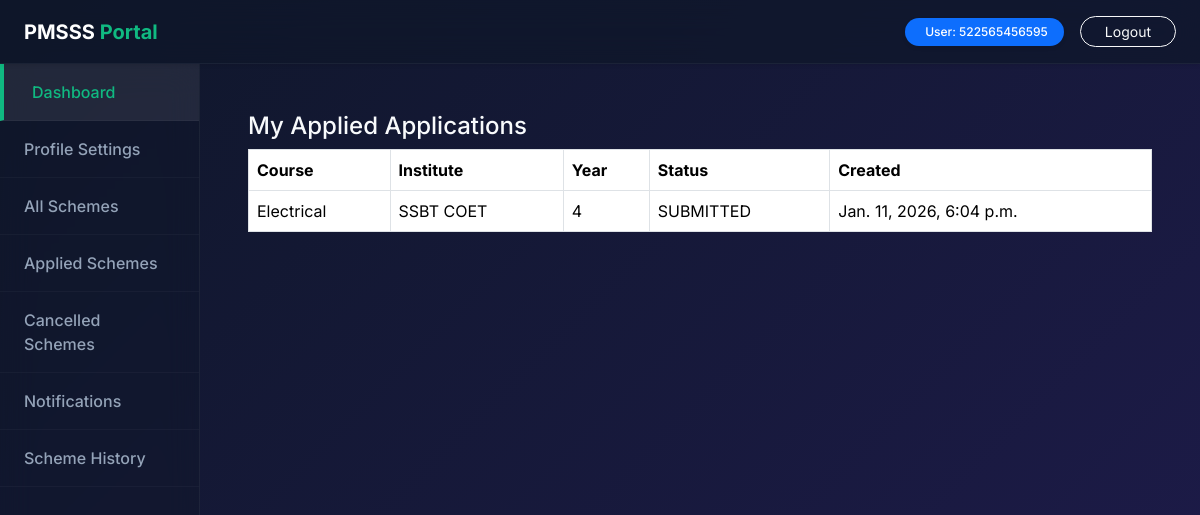
The page /student/my-applied/ (signed in) on the database as committed earlier.
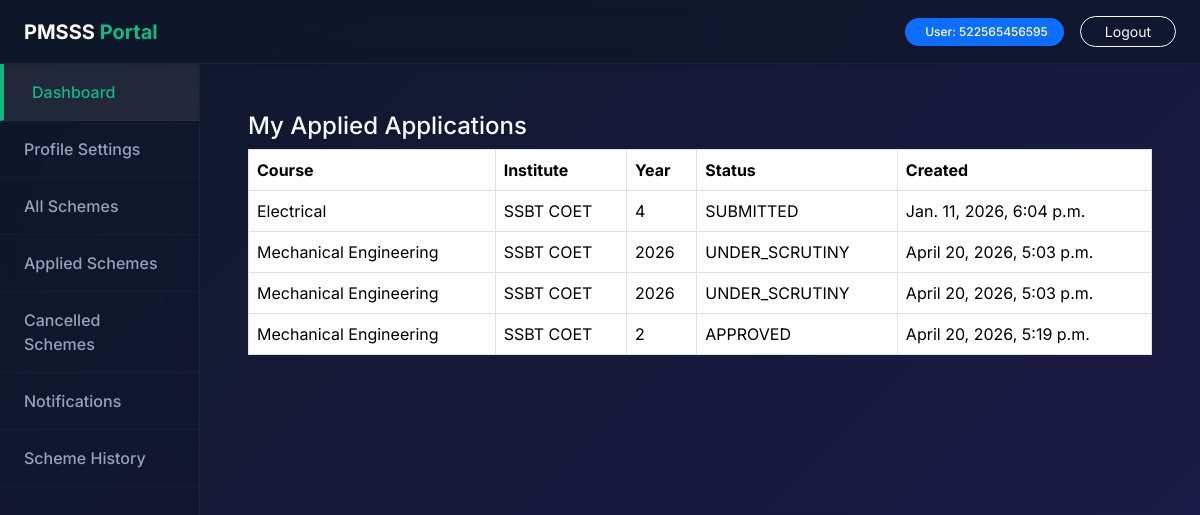
The same page on the database as committed later.
### applications/models.py (models this page shows)
class ScholarshipApplication(models.Model):
    STATUS_CHOICES = (
        ("DRAFT", "Draft"),
        ("SUBMITTED", "Submitted"),
        ("UNDER_SCRUTINY", "Under Scrutiny"),
        ("APPROVED", "Approved"),
        ("REJECTED", "Rejected"),
        ("CANCELLED", "Cancelled"),
        ("GIVEUP", "Give Up"),
    )
    id = models.UUIDField(primary_key=True, default=uuid.uuid4, editable=False)
    student = models.ForeignKey(User, on_delete=models.CASCADE)
    course = models.CharField(max_length=100)
    institute_name = models.CharField(max_length=200)
    year = models.IntegerField()
    status = models.CharField(max_length=30, choices=STATUS_CHOICES, default="DRAFT")
    created_at = models.DateTimeField(auto_now_add=True)

### accounts/views.py (the view)
# urls.py: path("student/my-applied/", views.my_applied, name="my_applied"),
@login_required
def my_applied(request):
    apps = ScholarshipApplication.objects.filter(
        student=request.user,
        status__in=["SUBMITTED","UNDER_SCRUTINY","APPROVED"]
    )
    return render(request,"my_applied.html",{"apps":apps})

### templates/my_applied.html
{% extends "layout/base.html" %}
{% block content %}
<h4>My Applied Applications</h4>
<table class="table table-bordered bg-white">
	<tr>
		<th>Course</th>
		<th>Institute</th>
		<th>Year</th>
		<th>Status</th>
		<th>Created</th>
	</tr>
	{% for a in apps %}
	<tr>
		<td>{{ a.course }}</td>
		<td>{{ a.institute_name }}</td>
		<td>{{ a.year }}</td>
		<td>{{ a.status }}</td>
		<td>{{ a.created_at }}</td>
	</tr>
	{% empty %}
	<tr><td colspan="5">No applications found.</td></tr>
	{% endfor %}
</table>
{% endblock %}

Rows that differ between the two databases and show on the page:
added ScholarshipApplication: course "Mechanical Engineering", institute_name "SSBT COET", year "2026", status "UNDER_SCRUTINY", created_at "April 20, 2026, 5:03 p.m."
added ScholarshipApplication: course "Mechanical Engineering", institute_name "SSBT COET", year "2026", status "UNDER_SCRUTINY", created_at "April 20, 2026, 5:03 p.m."
added ScholarshipApplication: course "Mechanical Engineering", institute_name "SSBT COET", year "2", status "APPROVED", created_at "April 20, 2026, 5:19 p.m."
